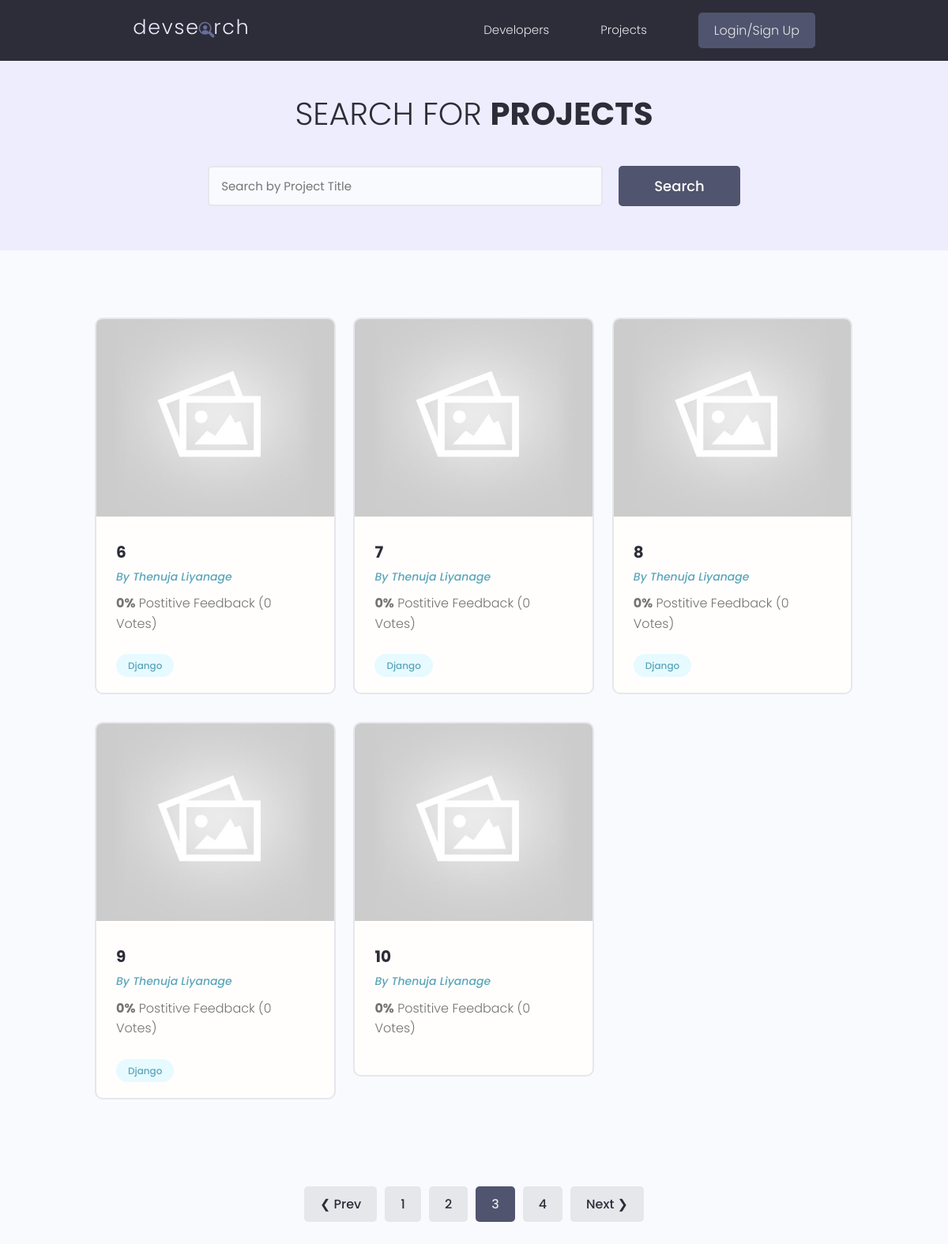
/projects/?page=3, run on an earlier commit of the app's database.
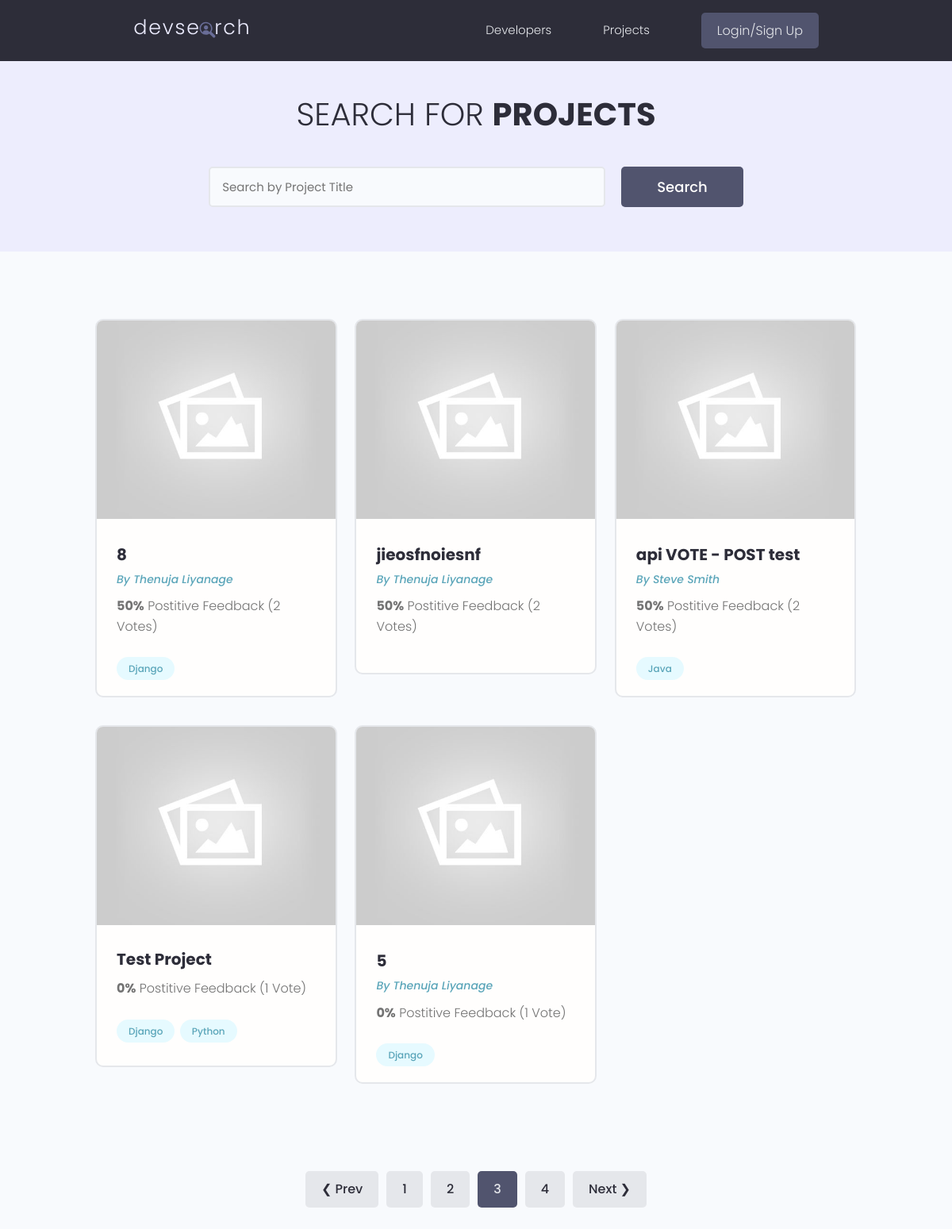
And on a later commit of the database.
### projects/models.py (models this page shows, shortened)
class Project(models.Model):
    owner = models.ForeignKey(Profile, null=True, blank=True, on_delete=models.CASCADE)
    title = models.CharField(max_length=200)
    description = models.TextField(null=True, blank=True)
    tags = models.ManyToManyField('Tag', blank=True)
    featured_image = models.ImageField(null=True, blank=True, default='default.jpg')
    vote_total = models.IntegerField(default=0, blank=True, null=True)
    vote_ratio = models.IntegerField(default=0, blank=True, null=True)
    demo_link = models.CharField(null=True, blank=True, max_length=2000)
    source_link = models.CharField(null=True, blank=True, max_length=2000)
    created = models.DateTimeField(auto_now_add=True)
    id = models.UUIDField(default=uuid.uuid4, unique=True, primary_key=True, editable=False)
    @property
    def image_url(self):
        try:
            url = self.featured_image.url
        except:
            url = '/static/images/default.jpg'
        return url
    class Meta:
            ordering = ['-vote_ratio', '-vote_total', 'created']

class Tag(models.Model):
    name = models.CharField(max_length=200)
    created = models.DateTimeField(auto_now_add=True)
    id = models.UUIDField(default=uuid.uuid4,unique=True, primary_key=True, editable=False)
    def __str__(self):
        return self.name

### users/models.py (models this page shows, shortened)
class Profile(models.Model):
    user = models.OneToOneField(User, on_delete=models.CASCADE, null=True, blank=True )
    first_name = models.CharField(max_length=100)
    last_name = models.CharField(max_length=100)
    username = models.CharField(max_length=80, null=True, blank=True)
    email = models.EmailField(max_length=80, null=True, blank=True)
    city = models.CharField(max_length=100)
    country = models.CharField(max_length=100)
    short_intro = models.CharField(max_length=200, blank=True, null=True)
    bio = models.TextField(blank=True, null=True)
    profile_image = models.ImageField(null=True, blank=True, upload_to='profile-pics/', default="profile-pics/user-default.png")
    social_github = models.CharField(max_length=200, blank=True, null=True)
    social_twitter = models.CharField(max_length=200, blank=True, null=True)
    social_linkedin = models.CharField(max_length=200, blank=True, null=True)
    social_youtube = models.CharField(max_length=200, blank=True, null=True)
    social_website = models.CharField(max_length=200, blank=True, null=True)
    created_date = models.DateTimeField(auto_now_add=True)
    id = models.UUIDField(default=uuid.uuid4, unique=True, primary_key=True, editable=False)
    class Meta:
        ordering = ['created_date']

### projects/views.py (the view)
# urls.py: path('projects/', views.projects),
def projects(request):
    projects, search_query = searchProjects(request)
    itemsPerPage = 5
    projects, page_range, paginator = paginateProjects(request, projects, itemsPerPage)
    context = {'projects': projects,
                'search_query' : search_query,
                'paginator' : paginator,
                'page_range' : page_range}
    return render(request, 'projects/projects.html', context)

### projects/utils.py (called while the page is built)
def paginateProjects(request, projects, results):
    page = request.GET.get('page')
    paginator = Paginator(projects, results)
    try:
        projects = paginator.page(page)
    except PageNotAnInteger:
        page = 1
        projects = paginator.page(page)
    except EmptyPage:
        page = paginator.num_pages
        projects = paginator.page(page)
    leftIndex = int(page) - 4
    if leftIndex < 1:
        leftIndex = 1
    rightIndex = int(page) + 4
    if rightIndex > paginator.num_pages:
        rightIndex = paginator.num_pages
    page_range = range(leftIndex, rightIndex + 1)
    return projects, page_range, paginator

def searchProjects(request):
    if request.GET.get('q'):
        search_query = request.GET.get('q')
        tags = Tag.objects.filter(name__icontains=search_query)
        projects = Project.objects.filter(Q(title__icontains=search_query)|
                                          Q(tags__in=tags)|
                                          Q(owner__first_name__icontains=search_query)).distinct()
    else:
        search_query = ''
        projects = Project.objects.all()
    return projects, search_query

### projects/templates/projects/projects.html (shortened to what this page needs)
{% extends 'main.html' %}
{% block content %}
<body>
  <main class="projects">
    <section class="hero-section text-center">
      <div class="container container--narrow">
        <div class="hero-section__box">
          <h2>Search for <span>Projects</span></h2>
        </div>
        <div class="hero-section__search">
          <form id="searchForm" class="form" action="#" method="get">
            <div class="form__field">
              <input class="input input--text" id="formInput#search" type="text" name="q"
                value="{{search_query}}" placeholder="Search by Project Title" />
            </div>
            <input class="btn btn--sub btn--lg" type="submit" value="Search" />
          </form>
        </div>
      </div>
    </section>
    <section class="projectsList">
        <div class="container">
          <div class="grid grid--three">
            {% for project in projects %}
            <div class="column">
              <div class="card project">
                <a href="{% url 'project' project.id %}" class="project">
                  <img class="project__thumbnail" src="{{ project.image_url }}" alt="project thumbnail" />
                  <div class="card__body">
                    <h3 class="project__title">{{ project.title }}</h3>
                    {% if project.owner.first_name %}
                    <p><a class="project__author" href="{% url 'profile' project.owner.id%}">By {{project.owner.first_name}} {{project.owner.last_name}}</a></p>
                    {% endif %}
                    <p class="project--rating">
                      <span style="font-weight: bold;">{{ project.vote_ratio }}%</span> Postitive
                      Feedback ({{ project.vote_total }} Vote{{project.vote_total|pluralize:"s"}})
                    </p>
                    <div class="project__tags">
                      {% for tag in project.tags.all %}
                      <span class="tag tag--pill tag--main">
                        <small>{{tag}}</small>
                      </span>
                      {% endfor %}
                    </div>
                  </div>
                </a>
              </div>
            </div>
            {% endfor %}
      </section>
      {% include 'pagination.html' with queryset=projects page_range=page_range %}
    </main>
  </body>
{% endblock %}

What changed in the data, as far as the page shows it:
no longer on this page (row edited): Project: image_url (placeholder picture), title "6", owner.first_name "Thenuja", owner.last_name "Liyanage", vote_ratio "0", vote_total "0", Tag (name "Django")
no longer on this page (row edited): Project: image_url (placeholder picture), title "7", owner.first_name "Thenuja", owner.last_name "Liyanage", vote_ratio "0", vote_total "0", Tag (name "Django")
no longer on this page (row edited): Project: image_url (placeholder picture), title "9", owner.first_name "Thenuja", owner.last_name "Liyanage", vote_ratio "0", vote_total "0", Tag (name "Django")
no longer on this page (row edited): Project: image_url (placeholder picture), title "10", owner.first_name "Thenuja", owner.last_name "Liyanage", vote_ratio "0", vote_total "0"
changed Project (number 1 of 5 on the later page): vote_ratio "0" → "50"; vote_total "0" → "2"
now on this page (row edited): Project: image_url (placeholder picture), title "jieosfnoiesnf", owner.first_name "Thenuja", owner.last_name "Liyanage", vote_ratio "50", vote_total "2"
now on this page (row edited): Project: image_url (placeholder picture), title "api VOTE - POST test", owner.first_name "Steve", owner.last_name "Smith", vote_ratio "50", vote_total "2"
now on this page (row unchanged): Tag: name "Java", shown under "api VOTE - POST test"
now on this page (row unchanged): Project: image_url (placeholder picture), title "Test Project", vote_ratio "0", vote_total "1", Tag (name "Django")
now on this page (row unchanged): Tag: name "Python", shown under "Test Project"
now on this page (row edited): Project: image_url (placeholder picture), title "5", owner.first_name "Thenuja", owner.last_name "Liyanage", vote_ratio "0", vote_total "1", Tag (name "Django")
